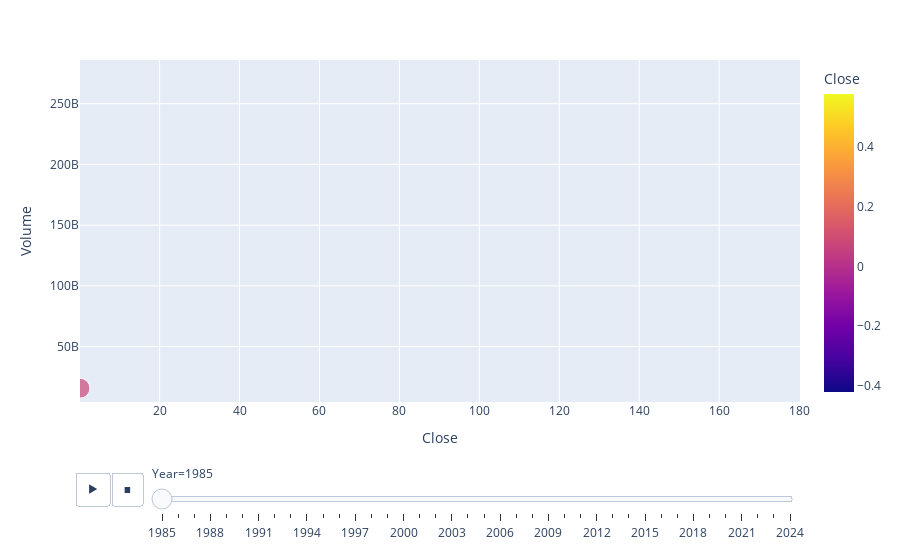

Notebook cell for this chart:
### Markdown cell above
## Animated Bubble Graph of Volume VS Close price from 1985 to 2024

### Code cell
# Import libraries
import pandas as pd
import plotly.express as px

# Load the dataset
df = pd.read_csv('AAPL.csv')

# Convert 'Date' to datetime format and extract the year
df['Date'] = pd.to_datetime(df['Date'])
df['Year'] = df['Date'].dt.year

# Aggregate the data by year
yearly_data = df.groupby('Year').agg({
    'Volume': 'sum',
    'Close': 'mean'
}).reset_index()

# Creating the animated bubble chart with yearly data
fig = px.scatter(yearly_data,
                 x="Close",  # Closing Prices on the x-axis
                 y="Volume",  # Volume on the y-axis
                 animation_frame="Year",  # this will create the animation over time
                 size="Volume",  # bubble size reflects volume
                 color="Close",  # color reflects closing price
                 hover_name="Year",  # show year on hover
                 size_max=60,  # adjust the max size of bubbles
                 range_x=[yearly_data['Close'].min(), yearly_data['Close'].max()],
                 range_y=[yearly_data['Volume'].min(), yearly_data['Volume'].max()])

# Show the figure
fig.show()

### Figure 1 — Plotly figure (JSON) as saved in the notebook; plotly's stock layout.template omitted (floating-point values rounded to 4 significant figures)
{"data": [{"hovertemplate": "<b>%{hovertext}</b><br><br>Year=1985<br>Close=%{marker.color}<br>Volume=%{marker.size}<extra></extra>", "hovertext": [1985], "legendgroup": "", "marker": {"color": [0.07825], "coloraxis": "coloraxis", "size": [15713980800], "sizemode": "area", "sizeref": 79440000.0, "symbol": "circle"}, "mode": "markers", "name": "", "orientation": "v", "showlegend": false, "type": "scatter", "x": [0.07825], "xaxis": "x", "y": [15713980800], "yaxis": "y"}], "layout": {"coloraxis": {"colorbar": {"title": {"text": "Close"}}, "colorscale": [[0, "#0d0887"], [0.1111, "#46039f"], [0.2222, "#7201a8"], [0.3333, "#9c179e"], [0.4444, "#bd3786"], [0.5556, "#d8576b"], [0.6667, "#ed7953"], [0.7778, "#fb9f3a"], [0.8889, "#fdca26"], [1, "#f0f921"]]}, "legend": {"itemsizing": "constant", "tracegroupgap": 0}, "margin": {"t": 60}, "sliders": [{"active": 0, "currentvalue": {"prefix": "Year="}, "len": 0.9, "pad": {"b": 10, "t": 60}, "steps": [{"args": [["1985"], {"frame": {"duration": 0, "redraw": false}, "fromcurrent": true, "mode": "immediate", "transition": {"duration": 0, "easing": "linear"}}], "label": "1985", "method": "animate"}, {"args": [["1986"], {"frame": {"duration": 0, "redraw": false}, "fromcurrent": true, "mode": "immediate", "transition": {"duration": 0, "easing": "linear"}}], "label": "1986", "method": "animate"}, {"args": [["1987"], {"frame": {"duration": 0, "redraw": false}, "fromcurrent": true, "mode": "immediate", "transition": {"duration": 0, "easing": "linear"}}], "label": "1987", "method": "animate"}, {"args": [["1988"], {"frame": {"duration": 0, "redraw": false}, "fromcurrent": true, "mode": "immediate", "transition": {"duration": 0, "easing": "linear"}}], "label": "1988", "method": "animate"}, {"args": [["1989"], {"frame": {"duration": 0, "redraw": false}, "fromcurrent": true, "mode": "immediate", "transition": {"duration": 0, "easing": "linear"}}], "label": "1989", "method": "animate"}, {"args": [["1990"], {"frame": {"duration": 0, "redraw": false}, "fromcurrent": true, "mode": "immediate", "transition": {"duration": 0, "easing": "linear"}}], "label": "1990", "method": "animate"}, {"args": [["1991"], {"frame": {"duration": 0, "redraw": false}, "fromcurrent": true, "mode": "immediate", "transition": {"duration": 0, "easing": "linear"}}], "label": "1991", "method": "animate"}, {"args": [["1992"], {"frame": {"duration": 0, "redraw": false}, "fromcurrent": true, "mode": "immediate", "transition": {"duration": 0, "easing": "linear"}}], "label": "1992", "method": "animate"}, {"args": [["1993"], {"frame": {"duration": 0, "redraw": false}, "fromcurrent": true, "mode": "immediate", "transition": {"duration": 0, "easing": "linear"}}], "label": "1993", "method": "animate"}, {"args": [["1994"], {"frame": {"duration": 0, "redraw": false}, "fromcurrent": true, "mode": "immediate", "transition": {"duration": 0, "easing": "linear"}}], "label": "1994", "method": "animate"}, {"args": [["1995"], {"frame": {"duration": 0, "redraw": false}, "fromcurrent": true, "mode": "immediate", "transition": {"duration": 0, "easing": "linear"}}], "label": "1995", "method": "animate"}, {"args": [["1996"], {"frame": {"duration": 0, "redraw": false}, "fromcurrent": true, "mode": "immediate", "transition": {"duration": 0, "easing": "linear"}}], "label": "1996", "method": "animate"}, {"args": [["1997"], {"frame": {"duration": 0, "redraw": false}, "fromcurrent": true, "mode": "immediate", "transition": {"duration": 0, "easing": "linear"}}], "label": "1997", "method": "animate"}, {"args": [["1998"], {"frame": {"duration": 0, "redraw": false}, "fromcurrent": true, "mode": "immediate", "transition": {"duration": 0, "easing": "linear"}}], "label": "1998", "method": "animate"}, {"args": [["1999"], {"frame": {"duration": 0, "redraw": false}, "fromcurrent": true, "mode": "immediate", "transition": {"duration": 0, "easing": "linear"}}], "label": "1999", "method": "animate"}, {"args": [["2000"], {"frame": {"duration": 0, "redraw": false}, "fromcurrent": true, "mode": "immediate", "transition": {"duration": 0, "easing": "linear"}}], "label": "2000", "method": "animate"}, {"args": [["2001"], {"frame": {"duration": 0, "redraw": false}, "fromcurrent": true, "mode": "immediate", "transition": {"duration": 0, "easing": "linear"}}], "label": "2001", "method": "animate"}, {"args": [["2002"], {"frame": {"duration": 0, "redraw": false}, "fromcurrent": true, "mode": "immediate", "transition": {"duration": 0, "easing": "linear"}}], "label": "2002", "method": "animate"}, {"args": [["2003"], {"frame": {"duration": 0, "redraw": false}, "fromcurrent": true, "mode": "immediate", "transition": {"duration": 0, "easing": "linear"}}], "label": "2003", "method": "animate"}, {"args": [["2004"], {"frame": {"duration": 0, "redraw": false}, "fromcurrent": true, "mode": "immediate", "transition": {"duration": 0, "easing": "linear"}}], "label": "2004", "method": "animate"}, {"args": [["2005"], {"frame": {"duration": 0, "redraw": false}, "fromcurrent": true, "mode": "immediate", "transition": {"duration": 0, "easing": "linear"}}], "label": "2005", "method": "animate"}, {"args": [["2006"], {"frame": {"duration": 0, "redraw": false}, "fromcurrent": true, "mode": "immediate", "transition": {"duration": 0, "easing": "linear"}}], "label": "2006", "method": "animate"}, {"args": [["2007"], {"frame": {"duration": 0, "redraw": false}, "fromcurrent": true, "mode": "immediate", "transition": {"duration": 0, "easing": "linear"}}], "label": "2007", "method": "animate"}, {"args": [["2008"], {"frame": {"duration": 0, "redraw": false}, "fromcurrent": true, "mode": "immediate", "transition": {"duration": 0, "easing": "linear"}}], "label": "2008", "method": "animate"}, {"args": [["2009"], {"frame": {"duration": 0, "redraw": false}, "fromcurrent": true, "mode": "immediate", "transition": {"duration": 0, "easing": "linear"}}], "label": "2009", "method": "animate"}, {"args": [["2010"], {"frame": {"duration": 0, "redraw": false}, "fromcurrent": true, "mode": "immediate", "transition": {"duration": 0, "easing": "linear"}}], "label": "2010", "method": "animate"}, {"args": [["2011"], {"frame": {"duration": 0, "redraw": false}, "fromcurrent": true, "mode": "immediate", "transition": {"duration": 0, "easing": "linear"}}], "label": "2011", "method": "animate"}, {"args": [["2012"], {"frame": {"duration": 0, "redraw": false}, "fromcurrent": true, "mode": "immediate", "transition": {"duration": 0, "easing": "linear"}}], "label": "2012", "method": "animate"}, {"args": [["2013"], {"frame": {"duration": 0, "redraw": false}, "fromcurrent": true, "mode": "immediate", "transition": {"duration": 0, "easing": "linear"}}], "label": "2013", "method": "animate"}, {"args": [["2014"], {"frame": {"duration": 0, "redraw": false}, "fromcurrent": true, "mode": "immediate", "transition": {"duration": 0, "easing": "linear"}}], "label": "2014", "method": "animate"}, {"args": [["2015"], {"frame": {"duration": 0, "redraw": false}, "fromcurrent": true, "mode": "immediate", "transition": {"duration": 0, "easing": "linear"}}], "label": "2015", "method": "animate"}, {"args": [["2016"], {"frame": {"duration": 0, "redraw": false}, "fromcurrent": true, "mode": "immediate", "transition": {"duration": 0, "easing": "linear"}}], "label": "2016", "method": "animate"}, {"args": [["2017"], {"frame": {"duration": 0, "redraw": false}, "fromcurrent": true, "mode": "immediate", "transition": {"duration": 0, "easing": "linear"}}], "label": "2017", "method": "animate"}, {"args": [["2018"], {"frame": {"duration": 0, "redraw": false}, "fromcurrent": true, "mode": "immediate", "transition": {"duration": 0, "easing": "linear"}}], "label": "2018", "method": "animate"}, {"args": [["2019"], {"frame": {"duration": 0, "redraw": false}, "fromcurrent": true, "mode": "immediate", "transition": {"duration": 0, "easing": "linear"}}], "label": "2019", "method": "animate"}, {"args": [["2020"], {"frame": {"duration": 0, "redraw": false}, "fromcurrent": true, "mode": "immediate", "transition": {"duration": 0, "easing": "linear"}}], "label": "2020", "method": "animate"}, {"args": [["2021"], {"frame": {"duration": 0, "redraw": false}, "fromcurrent": true, "mode": "immediate", "transition": {"duration": 0, "easing": "linear"}}], "label": "2021", "method": "animate"}, {"args": [["2022"], {"frame": {"duration": 0, "redraw": false}, "fromcurrent": true, "mode": "immediate", "transition": {"duration": 0, "easing": "linear"}}], "label": "2022", "method": "animate"}, {"args": [["2023"], {"frame": {"duration": 0, "redraw": false}, "fromcurrent": true, "mode": "immediate", "transition": {"duration": 0, "easing": "linear"}}], "label": "2023", "method": "animate"}, {"args": [["2024"], {"frame": {"duration": 0, "redraw": false}, "fromcurrent": true, "mode": "immediate", "transition": {"duration": 0, "easing": "linear"}}], "label": "2024", "method": "animate"}], "x": 0.1, "xanchor": "left", "y": 0, "yanchor": "top"}], "updatemenus": [{"buttons": [{"args": [null, {"frame": {"duration": 500, "redraw": false}, "fromcurrent": true, "mode": "immediate", "transition": {"duration": 500, "easing": "linear"}}], "label": "&#9654;", "method": "animate"}, {"args": [[null], {"frame": {"duration": 0, "redraw": false}, "fromcurrent": true, "mode": "immediate", "transition": {"duration": 0, "easing": "linear"}}], "label": "&#9724;", "method": "animate"}], "direction": "left", "pad": {"r": 10, "t": 70}, "showactive": false, "type": "buttons", "x": 0.1, "xanchor": "right", "y": 0, "yanchor": "top"}], "xaxis": {"anchor": "y", "domain": [0, 1], "range": [0.07825, 180.2], "title": {"text": "Close"}}, "yaxis": {"anchor": "x", "domain": [0, 1], "range": [4342900000, 285981206000], "title": {"text": "Volume"}}}}
